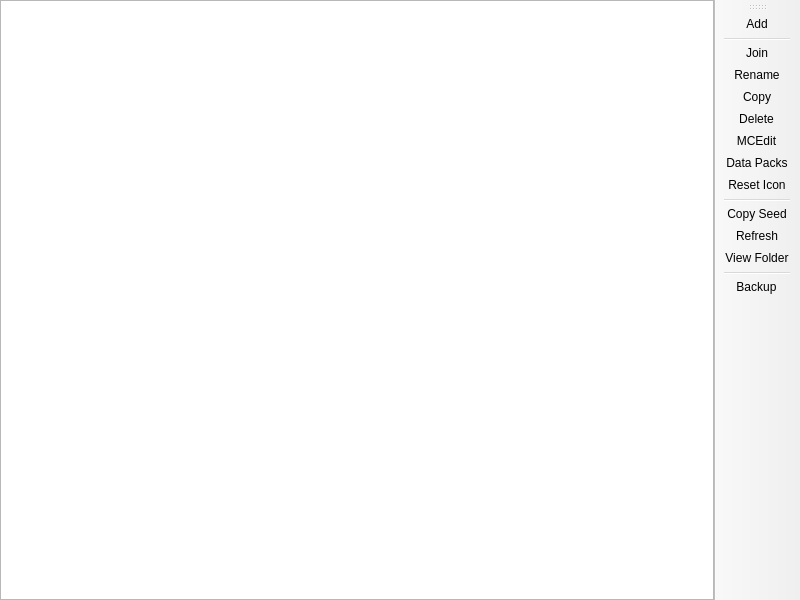
<?xml version="1.0" encoding="UTF-8"?>
<ui version="4.0">
 <class>WorldListPage</class>
 <widget class="QMainWindow" name="WorldListPage">
  <property name="geometry">
   <rect>
    <x>0</x>
    <y>0</y>
    <width>800</width>
    <height>600</height>
   </rect>
  </property>
  <widget class="QWidget" name="centralwidget">
   <layout class="QHBoxLayout" name="horizontalLayout">
    <property name="leftMargin">
     <number>0</number>
    </property>
    <property name="topMargin">
     <number>0</number>
    </property>
    <property name="rightMargin">
     <number>0</number>
    </property>
    <property name="bottomMargin">
     <number>0</number>
    </property>
    <item>
     <widget class="QTreeView" name="worldTreeView">
      <property name="sizePolicy">
       <sizepolicy hsizetype="Expanding" vsizetype="Expanding">
        <horstretch>0</horstretch>
        <verstretch>0</verstretch>
       </sizepolicy>
      </property>
      <property name="acceptDrops">
       <bool>true</bool>
      </property>
      <property name="dragDropMode">
       <enum>QAbstractItemView::DragDrop</enum>
      </property>
      <property name="alternatingRowColors">
       <bool>true</bool>
      </property>
      <property name="rootIsDecorated">
       <bool>false</bool>
      </property>
      <property name="itemsExpandable">
       <bool>false</bool>
      </property>
      <property name="sortingEnabled">
       <bool>true</bool>
      </property>
      <property name="allColumnsShowFocus">
       <bool>true</bool>
      </property>
      <property name="verticalScrollMode">
       <enum>QAbstractItemView::ScrollPerPixel</enum>
      </property>
      <attribute name="headerStretchLastSection">
       <bool>false</bool>
      </attribute>
     </widget>
    </item>
   </layout>
  </widget>
  <widget class="WideBar" name="toolBar">
   <property name="windowTitle">
    <string>Actions</string>
   </property>
   <property name="allowedAreas">
    <set>Qt::LeftToolBarArea|Qt::RightToolBarArea</set>
   </property>
   <property name="toolButtonStyle">
    <enum>Qt::ToolButtonTextOnly</enum>
   </property>
   <property name="floatable">
    <bool>false</bool>
   </property>
   <attribute name="toolBarArea">
    <enum>RightToolBarArea</enum>
   </attribute>
   <attribute name="toolBarBreak">
    <bool>false</bool>
   </attribute>
   <addaction name="actionAdd"/>
   <addaction name="separator"/>
   <addaction name="actionJoin"/>
   <addaction name="actionRename"/>
   <addaction name="actionCopy"/>
   <addaction name="actionRemove"/>
   <addaction name="actionMCEdit"/>
   <addaction name="actionData_Packs"/>
   <addaction name="actionReset_Icon"/>
   <addaction name="separator"/>
   <addaction name="actionCopy_Seed"/>
   <addaction name="actionRefresh"/>
   <addaction name="actionView_Folder"/>
   <addaction name="separator"/>
   <addaction name="actionBackup"/>
  </widget>
  <action name="actionAdd">
   <property name="text">
    <string>Add</string>
   </property>
  </action>
  <action name="actionJoin">
   <property name="text">
    <string>Join</string>
   </property>
  </action>
  <action name="actionRename">
   <property name="text">
    <string>Rename</string>
   </property>
  </action>
  <action name="actionCopy">
   <property name="text">
    <string>Copy</string>
   </property>
  </action>
  <action name="actionRemove">
   <property name="text">
    <string>Delete</string>
   </property>
  </action>
  <action name="actionMCEdit">
   <property name="text">
    <string>MCEdit</string>
   </property>
  </action>
  <action name="actionCopy_Seed">
   <property name="text">
    <string>Copy Seed</string>
   </property>
  </action>
  <action name="actionRefresh">
   <property name="text">
    <string>Refresh</string>
   </property>
  </action>
  <action name="actionView_Folder">
   <property name="text">
    <string>View Folder</string>
   </property>
  </action>
  <action name="actionReset_Icon">
   <property name="text">
    <string>Reset Icon</string>
   </property>
   <property name="toolTip">
    <string>Remove world icon to make the game re-generate it on next load.</string>
   </property>
  </action>
  <action name="actionData_Packs">
   <property name="text">
    <string>Data Packs</string>
   </property>
   <property name="toolTip">
    <string>Manage data packs inside the world.</string>
   </property>
  </action>
  <action name="actionBackup">
   <property name="text">
    <string>Backup</string>
   </property>
   <property name="toolTip">
    <string>Save a timestamped zip copy of this world into the instance's backups/worlds folder.</string>
   </property>
  </action>
 </widget>
 <customwidgets>
  <customwidget>
   <class>WideBar</class>
   <extends>QToolBar</extends>
   <header>ui/widgets/WideBar.h</header>
  </customwidget>
 </customwidgets>
 <resources/>
 <connections/>
</ui>
